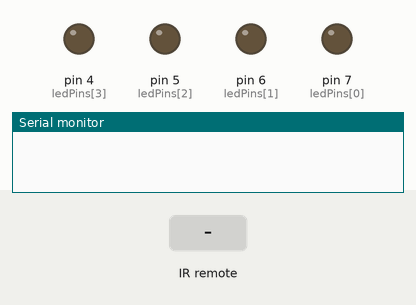
Recording of a sketch running on a simulated Arduino Uno, built with avr-gcc and run on an emulated ATmega328P. Shown: output pins drawn as LEDs (lit = HIGH), the last lines printed to the serial monitor. The test bench sets the inputs (shaded band).

Above: at 1.8 s.
1.9 s: infrared code 0xFF30CF received
At 2.05 s:
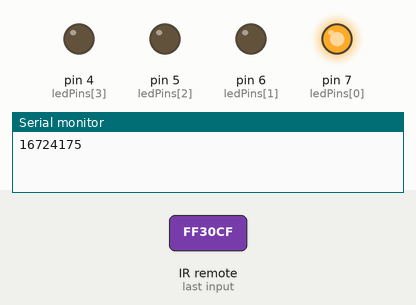
3.6 s: infrared code 0xFF18E7 received
At 4.15 s:
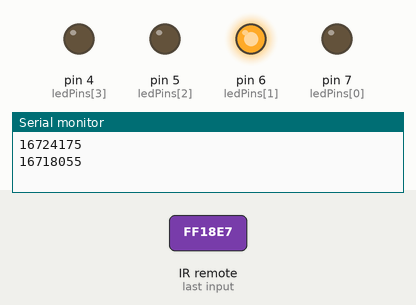
5.7 s: infrared code 0xFF7A85 received
At 6.25 s:
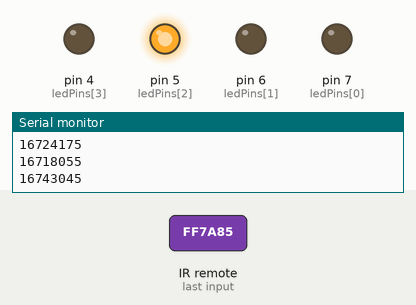
7.8 s: infrared code 0xFF10EF received
At 8.35 s:
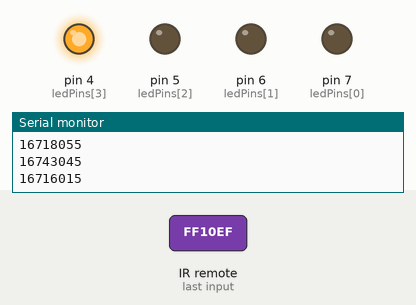
Timing chart, 0 to 10.8 s (numbered marks = the images above; inputs shaded):
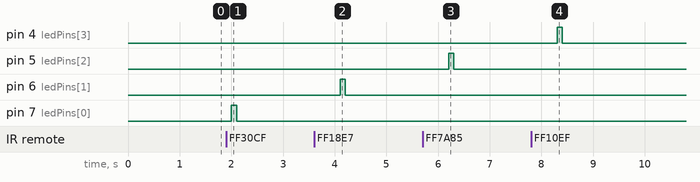

The sketch:

S2OP9.ino
```cpp
#include <IRremote.h>

//Pins van de led lampen
const int ledPins[] = {7, 6, 5, 4};
//Array van de mogelijke lengtes van aanstaan lampen/relay's
//Pin van de infrorood sensor
const int irPin = 11;

IRrecv irrecv(irPin);
decode_results results;

int selectedLed = -1;

void setup() {
    Serial.begin(9600);
    //Voor elke led in ledpins
    for (int pin: ledPins) {
        //Zet de pin modus op output
        pinMode(pin, OUTPUT);
    }
    irrecv.enableIRIn();
}

//Het ophalen en teruggeven van de inkomende infrarood data
int getIrValue() {
    //Als er infrarood data binnen komt
    if (irrecv.decode(&results)) {
        Serial.println(results.value);
        irrecv.resume();
        //Als de data niet 0 is
        if (results.value != 0) {
            //Stuur de binnen komende data terug
            return (results.value);
        }
    }
    return -1;
}

void loop() {
    //Ophalen afstandbediening output
    selectedLed = setLedOn(getIrValue());

    //Als er iets binnengekomen is
    if (selectedLed != -1) {
        //Zet output van die pin aan en wacht 0.1 seconden en zet weer uit
        digitalWrite(ledPins[selectedLed], 1);
        delay(100);
        digitalWrite(ledPins[selectedLed], 0);
        //Zet binnengekomen weer op niks
        selectedLed = -1;
    }
    delay(1000);
}

//Stuurt een getal terug gebaseerd op de input
int setLedOn(int hexInt) {
    switch (hexInt) {
        case 0xFF30CF:
            return (0);
            break;

        case 0xFF18E7:
            return (1);
            break;

        case 0xFF7A85:
            return (2);
            break;

        case 0xFF10EF:
            return (3);
            break;

    }
    //Zit de input er niet tussen dan sturen we -1 terug wat we als niks beschouwen
    return -1;
}
```

Measured:
- after the input at 1.9 s, pin 7 (ledPins[0]): LOW → HIGH after 0.10 s, → LOW 0.10 s later
- after the input at 3.6 s, pin 6 (ledPins[1]): LOW → HIGH after 0.50 s, → LOW 0.10 s later
- after the input at 5.7 s, pin 5 (ledPins[2]): LOW → HIGH after 0.50 s, → LOW 0.10 s later
- after the input at 7.8 s, pin 4 (ledPins[3]): LOW → HIGH after 0.51 s, → LOW 0.10 s later
